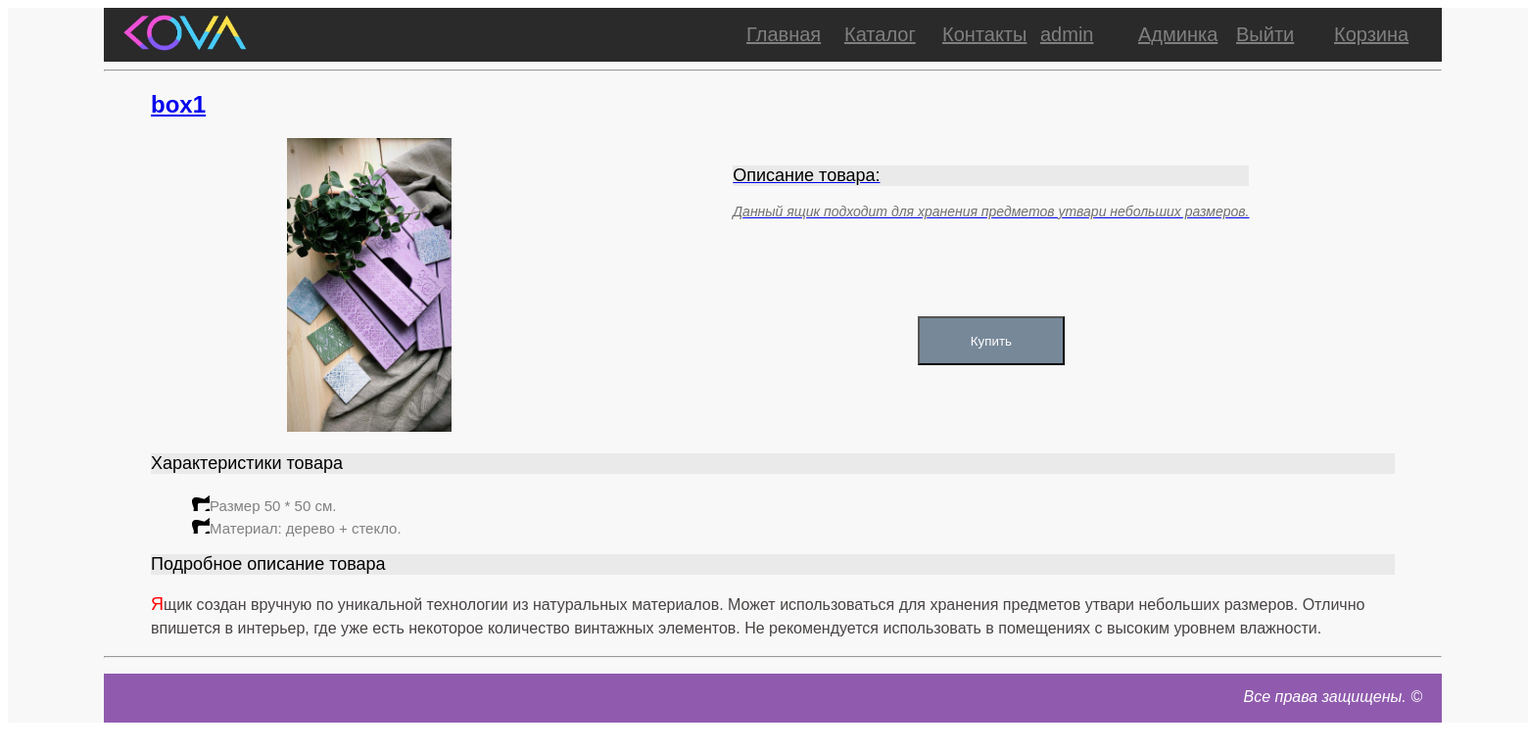
The app's page /product/1 (signed in) with its own data.
### authapp/models.py (models this page shows, shortened)
class ShopUser(AbstractUser):
    avatar = models.ImageField(upload_to='users_avatars', blank=True)
    age = models.PositiveIntegerField(verbose_name='возраст', default=18)
    activation_key = models.CharField(verbose_name='ключ подтверждения', max_length=128, blank=True)
    activation_key_expires = models.DateTimeField(
        verbose_name='актуальность ключа',
        default=(now() + timedelta(hours=48)))

### mainapp/models.py (models this page shows, shortened)
class Product(models.Model):
    PUBLICATED = 'PUB'
    PRIVATE = 'PRV'
    PUBLICATED_CHOICES = (
        (PUBLICATED, 'Publicated'),
        (PRIVATE, 'Private'),
    )
    category = models.ForeignKey(ProductCategory, on_delete=models.CASCADE)
    title = models.CharField(max_length=150)
    image = models.ImageField(blank=True, null=True)
    cost = models.DecimalField(max_digits=7, decimal_places=2)
    short_desc = models.CharField(verbose_name='краткое описание', max_length=200, blank=True)
    description = models.TextField(verbose_name='подбробное описание', blank=True)
    publicated = models.CharField(
        max_length=3,
        choices=PUBLICATED_CHOICES,
        default=PUBLICATED
    )
    created = models.DateTimeField(auto_now_add=True)
    modifield = models.DateTimeField(auto_now=True)

### mainapp/views.py (the view)
# urls.py: re_path(r'(?P<pk>\d+)', mainapp.product_detail, name='product'),
def product_detail(request, pk):
    instance = models.Product.objects.get(id=pk)
    return render(request, 'products/detail.html', {'instance': instance})

### mainapp/context_processors.py (called while the page is built)
def basket(request):
    print('context_processor basket works')
    basket = []
    if request.user.is_authenticated:
        basket = Basket.objects.filter(user=request.user)
    return {
        'basket': basket,
    }

### mainapp/templates/products/detail.html (shortened to what this page needs)
{% extends 'mainapp/base.html' %}
{% load static %}
{% block page_content %}
{% include 'products/components/product_detailed.html' with itm=instance %}
{% endblock %}

### mainapp/templates/includes/menu.html (shortened to what this page needs)
<ul class="menu">
    <li><a href="/">Главная</a></li>
    <li><a href="{% url 'catalog' %}">Каталог</a></li>
    <li><a href="{% url 'contacts' %}">Контакты</a></li>
    {% if user.is_authenticated %}
        <li>
            <a href="{% url 'auth:edit' %}">
                {{ user.first_name|default:'USER' }}
            </a>
        </li>
    {% endif %}
    {% if user.is_superuser %}
        <li>
            <a href="{% url 'admin:users' %}">Админка</a>
        </li>
    {% endif %}
        <li>
            {% if user.is_authenticated %}
                <a href="{% url 'auth:logout' %}">Выйти</a>
            {% else %}
                <a href="{% url 'auth:login' %}">Войти</a>
            {% endif %}
        </li>
    <li><a href="{% url 'basket:view' %}" class="basket">Корзина
        </a>
    </li>
</ul>

### mainapp/templates/products/components/product_detailed.html
 <a href="{% url 'detail' pk=itm.id %}">
     <h2> {{ itm.title }}</h2>
    <div class="product_short_information">
        <div class="product_short_information_image">
            <img class="inner" src="/media/{{ itm.image }}" alt="{{ itm.title }}" height="300">
        </div>
        <div class="product_short_information_text">
            <h3 class="product_page_heading">Описание товара:</h3>
            <p  class="product_page_short_text">{{ itm.short_desc }}</p>
            <div class="button_buy">
                <a href="{% url 'basket:add' pk=itm.id %}">
                    <button type="button_buy">Купить</button>
                </a>
            </div>
        </div>
    </div>
        <h3 class="product_page_heading">Характеристики товара</h3>
        <ul class="product_page_characters">
            <li>Размер 50 * 50 см.</li>
            <li>Материал:  дерево + стекло.</li>
        </ul>
        <h3 class="product_page_heading">Подробное описание товара</h3>
        <p class="product_page_full_text">{{ itm.description }} </p>

### mainapp/static/css/main.css (style rules this page uses)
.menu { list-style-type: none; display: flex; position: relative; right: 10px; }
.menu li { border: 1px #eaeaea; width: 100px; display: flex; }
.menu a { color: grey; font-size: 20px; }
.product_page_heading { color: black; font-size: 18px; font-weight: 400; background-color: #eaeaea; }
.product_page_short_text { color: #707070; font-size: 14px; font-style: italic; line-height: 16px; }
.product_page_full_text { color: #484343; font-size: 16px; font-weight: 400; line-height: 24px; text-align: left; }
.product_page_full_text::first-letter { color: red; font-size: 18px; font-weight: 500; font-style: inherit; }
.product_page_characters { color: gray; font-size: 15px; }
.product_page_characters li:before { content: " "; width: 20px; height: 20px; display:inline-block; background-image: url(static/img/icon_flower.png); }
.product_page_characters li { list-style-type: none; }
button { width: 100px; height: 25px; }
.product_short_information { width: 100%; display: flex; justify-content: space-around; }
.product_short_information_text { padding: 10px; }
.button_buy { position: relative; top: 30%; text-align: center; }
.button_buy button { height: 50px; width: 150px; background-color: lightslategray; color:white; }

### records on screen
ShopUser: first_name "admin"
Product: title "box1", image (picture), short_desc "Данный ящик подходит для хранения предметов утвари небольших размеров.", description "Ящик создан вручную по уникальной технологии из натуральных материалов. Может использоваться для хранения предметов утвари небольших размеров. Отлично впишется в интерьер, где уже есть некоторое количество винтажных элементов. Не рекомендуется использовать в помещениях с высоким уровнем влажности."
